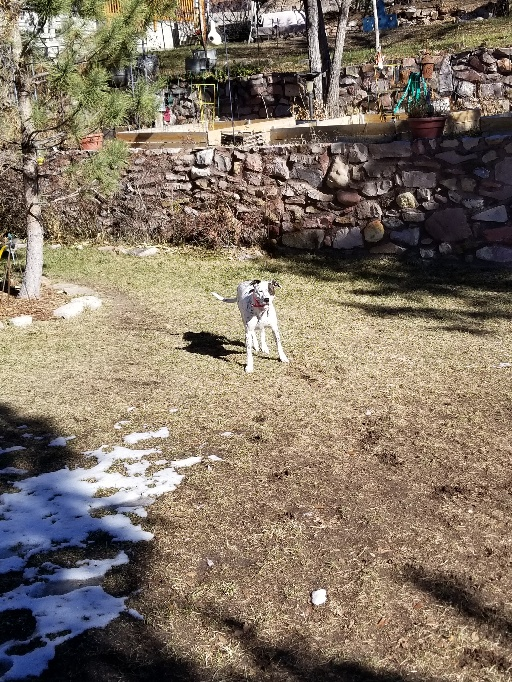
#> input picture 2project/lucy1_resized.jpg, 512 x 682 px
$ python 2project.py --image lucy1_resized.jpg   (older library calls are emulated)
#> lines starting #> are read from the running program, lines starting #| are printed output that depends on the picture; after the words box and inside, x2 and y2 are one past the last pixel; in counts of white or black regions, pixels touching at a corner belong together; long printed decimals are rounded
# https://www.pyimagesearch.com/2018/07/16/opencv-saliency-detection/
# This is a simple image saliency tutorial written in Python by
# Adrian Rosebrock, with some small modifications made by me.
# The test images were provided by Rosebrock
# https://docs.opencv.org/3.4.2/d8/d65/group__saliency.html
# OpenCVs' saliency module doesn't come packaged by default, it's in
# the 'contrib' module: https://pypi.org/project/opencv-contrib-python/

import cv2
import numpy as np
import argparse
from pathlib import Path
# skimage has built-in SSIM, so we'll just use that
from skimage.measure import compare_ssim as ssim

parser = argparse.ArgumentParser(
    description="Visual Saliency model built with OpenCV"
)
parser.add_argument("-i", "--image", help="path to the input image")
parser.add_argument("-d", "--distorted", help="path to the distorted image")
args = parser.parse_args()

def saliency(image):
    # Initialize OpenCV's static fine grained saliency detector and compare
    # the saliency map
    saliency = cv2.saliency.StaticSaliencyFineGrained_create()
    (success, saliency_map) = saliency.computeSaliency(image)

    # cv2.threshold() wants its input to be Uint8.
    saliency_map = np.uint8(saliency_map * 255)
    thresh_map = cv2.threshold(saliency_map, 0, 255,
        cv2.THRESH_BINARY | cv2.THRESH_OTSU)[1]

    cv2.imwrite("./output.jpg", saliency_map)
    cv2.imwrite("./thresh.jpg", thresh_map)
    # [6 lines of commented-out code are left out]

    return thresh_map

def calc_quality(original, distorted):
    # Measure the quality of images using MSE, PSNR, SSIM, and my own metric
    # https://docs.scipy.org/doc/numpy-1.15.0/reference/routines.math.html
    MSE = (np.square(original - distorted)).mean(axis=None)
    L = 255.0
    if MSE == 0.0:
        PSNR = 0.0
    else:
        PSNR = 10 * np.log10(L / np.sqrt(MSE))

    SSIM = ssim(original, distorted, multichannel=True)

    print("MSE: {}, PSNR: {}, SSIM: {}".format(MSE, PSNR, SSIM))

def calc_TSS(original_thresh, distorted_thresh):
    # This is the metric of my creation, which I call Thresholded Saliency
    # Similarity. First, we calculate the saliency of the original image and
    # the distorted the image, then we threshold both results to a binary
    # image, then perform an exclusive OR over the two binary images, and sum
    # the number of 1s that result. In other words, we count the number of
    # pixels that are different between the two binary images. The larger TSS
    # is, the worse the distortion.
    TSS = np.sum(np.bitwise_xor(original_thresh, distorted_thresh))
    # Normalize TSS by dividing by the size of the thresholded images and the
    # maximum pixel value, 255 in this case
    TSS /= (original_thresh.size * 255)
    print("TSS = {}".format(TSS))

def main():
    # Validate the input images exist and then read them
    # Default input image:
    input_image = Path("./lucy1_resized.jpg")
    if args.image:
        input_image = Path(args.image)
    print("Using {} as the input image".format(input_image))
    if not input_image.is_file():
        print("ERROR: {} not found".format(input_image))
        exit(1)
    else:
        image = cv2.imread(str(input_image), 0)
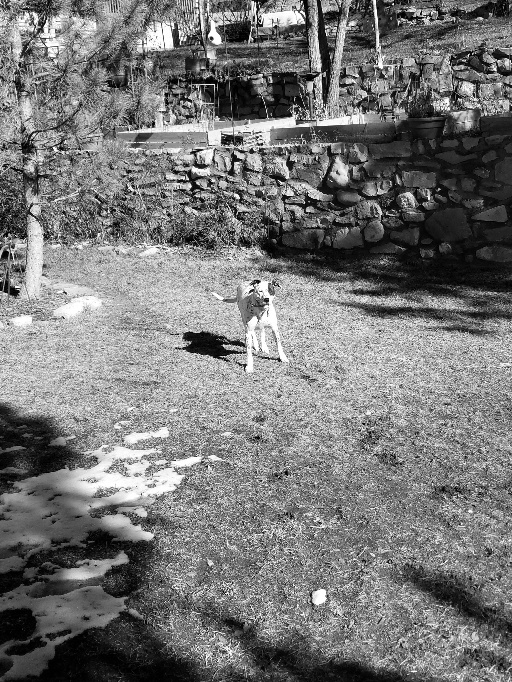
#> image: shape (682, 512); min 0, max 255, mean 118.9

    # Default distorted image
    distorted_image = Path("./dog_destroyed.jpg")
    if args.distorted:
        distorted_image = Path(args.distorted)
    print("Using {} as the distorted image".format(distorted_image))
    if not distorted_image.is_file():
        print("ERROR: {} not found".format(distorted_image))
        exit(1)
    else:
        distorted = cv2.imread(str(distorted_image), 0)
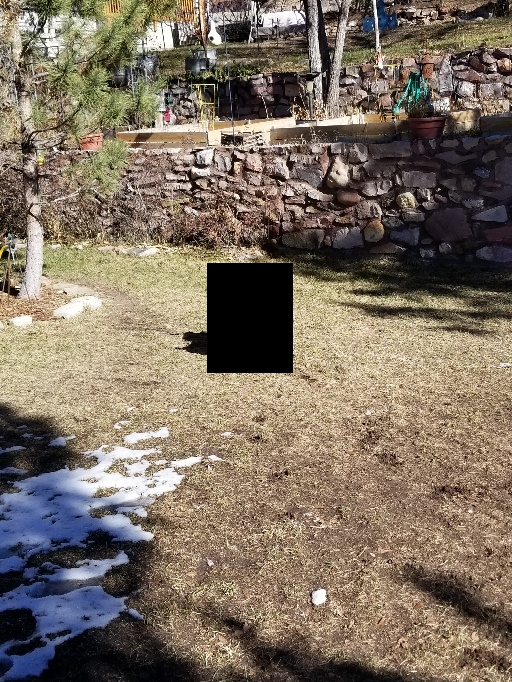
#> input picture 2project/dog_destroyed.jpg, 512 x 682 px
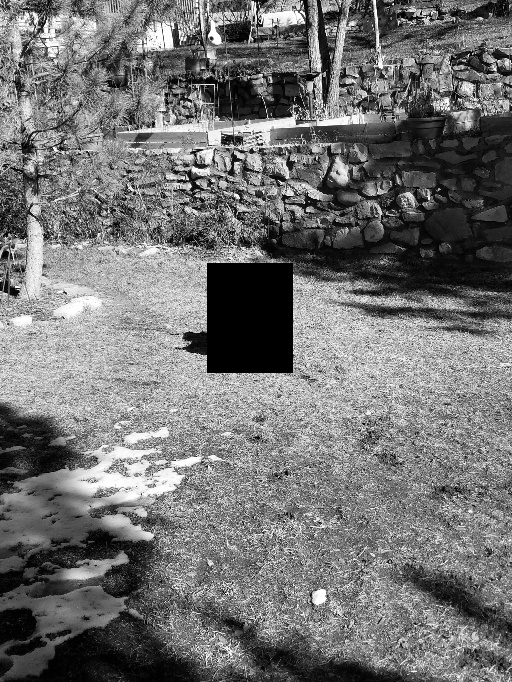
#> distorted: shape (682, 512); min 0, max 255, mean 114.3

    if image.shape != distorted.shape:
        print("""ERROR: The input image has shape {}, the distorted image has
                 shape {}, they must match!""".format(image.shape,
                                                      distorted.shape))
        exit(1)


    # Calculate and show the saliency and thresholded saliency, return the
    # thresholded version
    original_thresh = saliency(image)
#> in saliency, `(success, saliency_map) = saliency.computeSaliency(image)`:
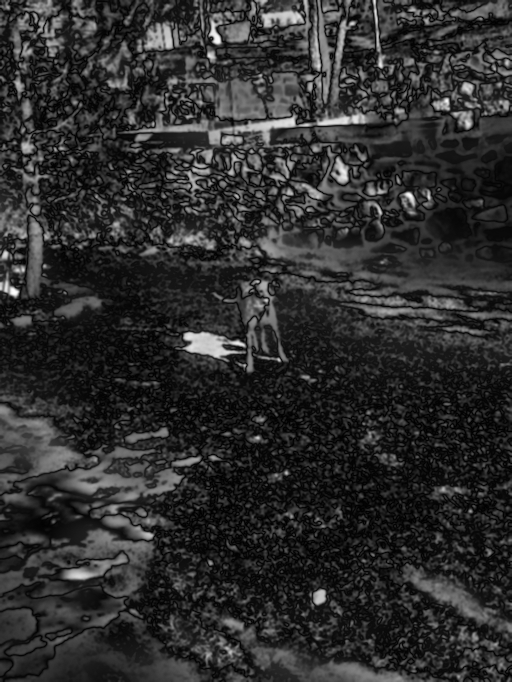
#> saliency_map: shape (682, 512) float32; min 0, max 1, mean 0.179
#> in saliency, `(success, saliency_map) = saliency.computeSaliency(image)`: success = True
#> in saliency, `thresh_map = cv2.threshold(saliency_map, 0, 255, cv2.THRESH_BINARY | c..`:
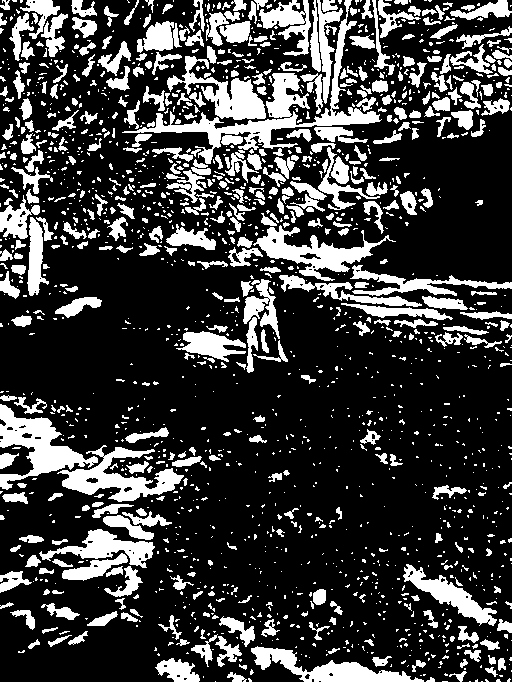
#> thresh_map: shape (682, 512); 24% white; 1750 white regions (1278 under 20 px), largest, box (x1, y1, x2, y2) and area: (122, 0, 382, 164) 4996, (0, 404, 98, 490) 3050, (57, 445, 184, 502) 2696
    distorted_thresh = saliency(distorted)
#> in saliency (call 2), `(success, saliency_map) = saliency.computeSaliency(image)`:
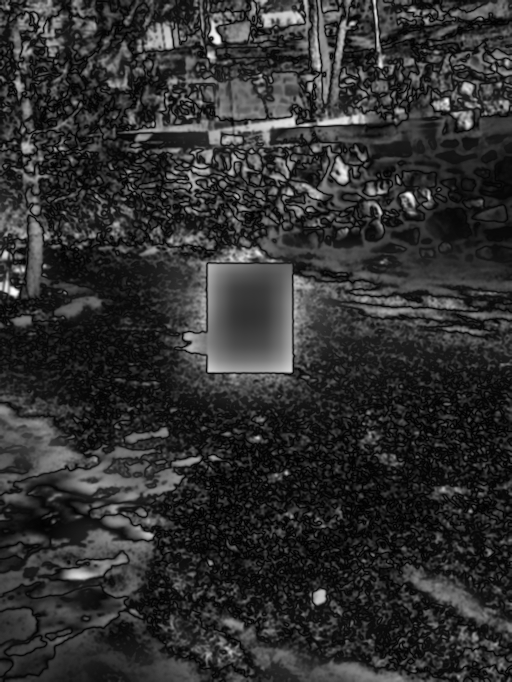
#> saliency_map: shape (682, 512) float32; min 0, max 1, mean 0.188
#> in saliency (call 2), `thresh_map = cv2.threshold(saliency_map, 0, 255, cv2.THRESH_BINARY | c..`:
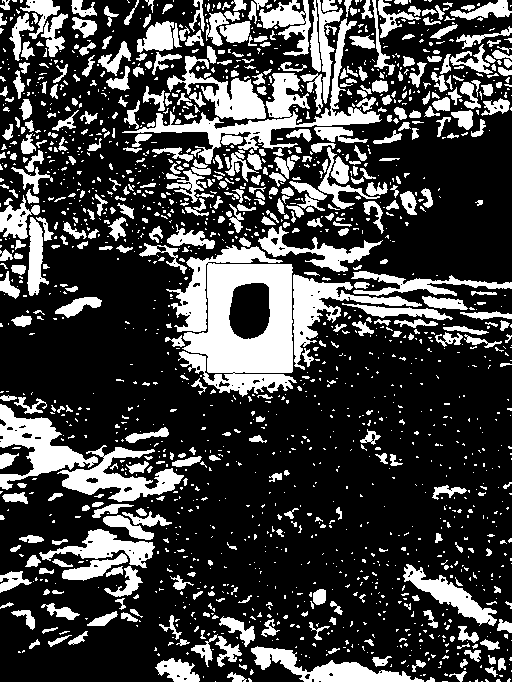
#> thresh_map: shape (682, 512); 26.6% white; 1753 white regions (1286 under 20 px), largest, box (x1, y1, x2, y2) and area: (166, 245, 297, 397) 11657, (122, 18, 382, 164) 4932, (0, 404, 98, 490) 3049

    calc_quality(image, distorted)
#> in calc_quality, `MSE = (np.square(original - distorted)).mean(axis=None)`: MSE = 2.86
#> in calc_quality, `PSNR = 10 * np.log10(L / np.sqrt(MSE))`: PSNR = 21.79
#> in calc_quality, `SSIM = ssim(original, distorted, multichannel=True)`: SSIM = 0.971
#| MSE: 2.858, PSNR: 21.785, SSIM: 0.9713
    calc_TSS(original_thresh, distorted_thresh)
#> in calc_TSS, `TSS = np.sum(np.bitwise_xor(original_thresh, distorted_thresh))`: TSS = 3750030
#> in calc_TSS, `TSS /= (original_thresh.size * 255)`: TSS = 0.0421
#| TSS = 0.04212

    exit(0)
#> (the program exits here)
